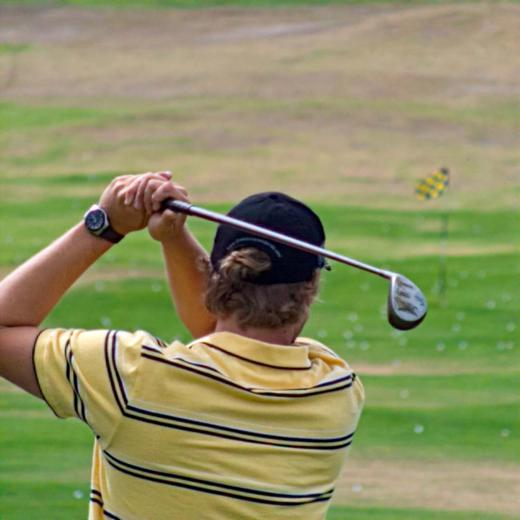
%> input picture lytro-01-A.jpg, 520 x 520 px
$ octave test.m   (GNU Octave 9; MATLAB toolbox functions it lacks are replaced by stand-ins)
%> lines starting %> are read from the running program, lines starting %| are printed output that depends on the picture
### fusion_metrix/fusion_metrix.m
function metrix_value = fusion_metrix(A,F,name)
%%%  NOTES:
%%%
%%%             algorithm                       indicator string
%%%             ---------------------------     ----------------
%%%             shannon entropy                 'SEN'
%%%             mean vaue                       'ME'
%%%             average gradient                'AVG'
%%%             standard deviation              'STD'
%%%             Perceptual Sharpness Index      'psi'
%%%             mean-squared error              'MSE'
%%%             peak signal-to-noise ratio      'PSNR'
%%%             structural similarity index     'SSIM'
%%%             visual information fidelity     'VIF'
%%%             pixel-based VIF                 'VIFP'
%%%             universal quality index         'UQI'
%%%             image fidelity criterion        'IFC'
%%%             noise quality measure           'NQM'
%%%             weighted signal-to-noise ratio  'WSNR'
%%%             signal-to-noise ratio           'SNR'
%%%             cross entropy                   'CEN'
%%%             mutual inforamtion              'MIN'
%%%             Q0 index                        'Q0I'
%%%             Qabf index                      'QABF'
metrix_name = lower(name);
reference_imageA = double(A);
distorted_image = double(F);
switch metrix_name
    case 'sen'
        metrix_value = one_image_metrix(distorted_image,metrix_name);
    case 'me'
        metrix_value = one_image_metrix(distorted_image,metrix_name);
    case 'avg'
        metrix_value = one_image_metrix(distorted_image,metrix_name);
    case 'std'
        metrix_value = one_image_metrix(distorted_image,metrix_name);
    case 'psi'
        metrix_value = one_image_metrix(distorted_image,metrix_name);
 %----------------------------------------------------------------------
    case 'mse'
       metrix_value = two_image_metrix(reference_imageA,distorted_image,metrix_name);

    case 'psnr'
        metrix_value = two_image_metrix(reference_imageA,distorted_image,metrix_name);
    case 'ssim'
        metrix_value = two_image_metrix(reference_imageA,distorted_image,metrix_name);

    case 'vif'
         metrix_value = two_image_metrix(reference_imageA,distorted_image,metrix_name);

    case 'vifp'
         metrix_value = two_image_metrix(reference_imageA,distorted_image,metrix_name);

    case 'uqi'
         metrix_value = two_image_metrix(reference_imageA,distorted_image,metrix_name);

    case 'ifc'
        metrix_value = two_image_metrix(reference_imageA,distorted_image,metrix_name);

    case 'nqm'
         metrix_value = two_image_metrix(reference_imageA,distorted_image,metrix_name);

    case 'wsnr'
        metrix_value = two_image_metrix(reference_imageA,distorted_image,metrix_name);

    case 'snr'
        metrix_value = two_image_metrix(reference_imageA,distorted_image,metrix_name);

    case 'cen'
        metrix_value = two_image_metrix(reference_imageA,distorted_image,metrix_name);

    case 'min'
        metrix_value = two_image_metrix(reference_imageA,distorted_image,metrix_name);

    case 'q0i'
        metrix_value = two_image_metrix(reference_imageA,distorted_image,metrix_name);
    otherwise
        metrix_value = NaN;
end

### fusion_metrix/PSI.m
function s = PSI( I, percentile )
% PSI(I) determines the perceptual sharpness s of an image I
%
%Reference:
%
%   C Feichtenhofer, H Fassold, P Schallauer
%   "A perceptual image sharpness metric based on local edge gradient
%   analysis", IEEE Signal Processing Letters, 20 (4), 379-382, 2013
%
%
%   Written by Christoph Feichtenhofer (cfeichtenhofer AT gmail.com)
%   feichtenhofer.github.io
%


%% Parameters
if nargin < 2
    percentile=22; % percentage of blocks to use for metric
end
% BLOCKSIZE [Def:32] Size for averaging of width measurements
% THRESHOLD_W [Def:2] Sum of widths in block to proccess block further
BLOCKSIZE = 32;
THRESHOLD_W = 2;


if ( size(I,3) > 1 )
    I = rgb2gray(I);
end

% sobel_tr [Def: []] If value is assigned, this is the constant sobel threshold,
sobel_tr = [];
[edges] = edge(I,'Sobel',sobel_tr);

I = double(I) / 255;

QUOTA_W = percentile/100;

row_blocks = floor(size(I,1)/BLOCKSIZE);
col_blocks = floor(size(I,2)/BLOCKSIZE);


%% calculate angles and round them, then calc. horz/vert widths.
[m, n] = size(I);
edge_widths = zeros(m,n);
widths_count = 0;

% calculate gradient
Ix = [I(:,2)-I(:,1), 0.5*(I(:,3:end)-I(:,1:end-2)), I(:,end)-I(:,end-1)];
Iy = [I(2,:)-I(1,:); 0.5*(I(3:end,:)-I(1:end-2,:)); I(end,:)-I(end-1,:)];

%% calculate gradient angle
phi = atan2(Iy,Ix)*180/pi;

%% calculate length for horizontal / vertical edges
t = 8; %angle tolerance t
w_JNB = 3;
[row_idx, col_idx] = find(edges);
for k=1:length(row_idx)
    i = row_idx(k);
    j = col_idx(k);
    width_up=0; width_down=0;
    if (Ix(i,j) == 0 && Iy(i,j) == 0)
        continue; % not really neccesary
    end
    %% check for horizontal edge, gradient pointing upwards -> ~ 90¡ã, ~ -270¡ã
    if( abs(phi(i,j)+90) < t )
        min = 0;
        max = 0;
        for d = 1:m
            up = i-d;
            if (up < 1)
                width_up =  - 1;
                break;
            end
            if( I(up,j) <= I(up+1,j) ) %up+1 is max
              width_up = d - 1;
              max = I(up+1,j);
              break;
            end
        end
        for d = 1:m
            down = i+d;
            if (down > m)
                width_down =  - 1;
                break;
            end
            if( I(down,j) >= I(down-1,j) ) % down-1 is min
                width_down = d - 1;
                min = I(down-1,j);
                break;
            end
        end
        if(width_up ~= -1 && width_down ~= -1)
            widths_count = widths_count+1;
            phi2 = (phi(i,j)+90)*pi/180;
            edge_widths(i,j) = (width_up+width_down)/cos(phi2);
            slope = (max-min) / edge_widths(i,j);
            if (edge_widths(i,j) >= w_JNB)
                edge_widths(i,j) = edge_widths(i,j) - slope;
            end
        end
    end

    %% check for horizontal edge, gradient pointing downwards - -> ~ -90¡ã, ~ 270¡ã
    if( abs(phi(i,j)-90) < t )
        min = 0;
        max = 0;
        for d = 1:m
            up = i-d;
            if (up < 1)
                width_up =  - 1;
                break;
            end
            if( I(up,j) >= I(up+1,j) ) % up+1 is min
                width_up = d - 1;
                min = I(up+1,j);
                break;
            end
        end
        for d = 1:m
            down = i+d;
            if (down > m)
                width_down =  - 1;
                break;
            end
            if( I(down,j) <= I(down-1,j) ) %down-1 is max
                width_down = d - 1;
                max = I(down-1,j);
                break;
            end
        end
        if(width_up ~= -1 && width_down ~= -1)
            widths_count = widths_count+1;
            phi2 = (phi(i,j)-90) *pi/180;
            edge_widths(i,j) = (width_up+width_down)/cos(phi2);
            slope = (max-min) / edge_widths(i,j);
            if (edge_widths(i,j) >= w_JNB)
                edge_widths(i,j) = edge_widths(i,j) - slope;
            end
        end
    end
end

%% calculate average edge widths in each block
avg_w = zeros(row_blocks,col_blocks);
for i=2:row_blocks-1 % skipping image borders
    for j=2:col_blocks-1
        block_row = (i-1)*BLOCKSIZE;
        block_col = (j-1)*BLOCKSIZE;
        block_widths = edge_widths(block_row+1:block_row+BLOCKSIZE,block_col+1:block_col+BLOCKSIZE);
        w_sum = sum(sum(block_widths));
        if ( w_sum >= THRESHOLD_W ) % enough widths found
            % calculate average width of the whole block
            avg_w(i,j) = w_sum / (sum(sum(block_widths ~= 0)));
        end
    end
end
avg_w = avg_w(avg_w ~= 0);
avg_w = avg_w(:);
nr_of_used_blocks = ceil( numel(avg_w) * QUOTA_W );
if (nr_of_used_blocks == 0)
    s = 0;
    return;
end

avg_sorted = sort(avg_w);
sharpest_edges = avg_sorted(1:nr_of_used_blocks);

if (widths_count == 0)
    s=0;
else
    s = numel(sharpest_edges) / sum(sharpest_edges);
end

end

### fusion_metrix/one_image_metrix.m
function metrix_value = one_image_metrix(image_F,name)
%%%  NOTES:
%%%
%%%             algorithm                       indicator string
%%%             ---------------------------     ----------------
%%%             shannon entropy                 'SEN'
%%%             mean vaue                       'ME'
%%%             average gradient                'AVG'
%%%             standard deviation              'STD'
%%%
metrix_name = lower(name);
distorted_image = double(image_F);
switch metrix_name
    case 'sen'
        metrix_value = entropy(uint8(distorted_image));
    case 'me'
        metrix_value = mean(distorted_image(:));
    case 'psi'
        metrix_value = PSI(uint8(distorted_image));
    case 'std'
        metrix_value = std(distorted_image(:));
    case 'avg'
        [m,n] = size(distorted_image);
        GM = zeros(m-1,n-1);
        for i=1:m-1
            for j=1:n-1
                GM(i,j) = (distorted_image(i+1,j) - distorted_image(i,j)).^2 + (distorted_image(i,j+1)-distorted_image(i,j)).^2;
            end
        end
        GM = sqrt(GM/2);
        metrix_value = sum(GM(:))/((m-1)*(n-1));
    otherwise
        metrix_value = NaN;
end

### fusion_metrix/metrix_mux.m
%%%%%%%%%%%%%%%%%%%%%%%%%%%%%%%%%%%%%%%%%%%%%%%%%%%%%%%%%%%%%%%%%%%%%%%%%%%%%%%%
%%%
%%%  FUNCTION:  metrix_mux
%%%
%%%  INPUTS:    reference_image     - original image data
%%%
%%%             query_image         - modified image data to be compared with
%%%                                   original image
%%%
%%%             metrix_indicator    - a series of letters (or a number) denoting
%%%                                   the assement algorithm to be used for this
%%%                                   comparison; names (and corresponding
%%%                                   numbers of supported algorithms are given
%%%                                   below.
%%%
%%%  OUTPUTS:   metrix_value        - value computed by the selected algorithm
%%%
%%%  CHANGES:   NONE
%%%
%%%  NOTES:     This routine is the generic gateway to all the quality
%%%             assessment algorithms included in the MeTriX MuX package.  The
%%%             API is simple; it requires an input reference image, an input
%%%             query image to be compared with the reference image, and an
%%%             algorithm name.  A list of all supported metrics is given here:
%%%
%%%             algorithm                       indicator string indicator value
%%%             ---------------------------     ---------------- ---------------
%%%             mean-squared error              'MSE'            1
%%%             peak signal-to-noise ratio      'PSNR'           2
%%%             structural similarity index     'SSIM'           3
%%%             multiscale SSIM index           'MSSIM'          4
%%%             visual signal-to-noise ratio    'VSNR'           5
%%%             visual information fidelity     'VIF'            6
%%%             pixel-based VIF                 'VIFP'           7
%%%             universal quality index         'UQI'            8
%%%             image fidelity criterion        'IFC'            9
%%%             noise quality measure           'NQM'            10
%%%             weighted signal-to-noise ratio  'WSNR'           11
%%%             signal-to-noise ratio           'SNR'            12
%%%
%%%             This function performs various kind of error checking, such
%%%             that each supported algorithm should "work" with any input image.
%%%             Some of the algorithms, for instance, use a multi-scale
%%%             space-frequency decomposition which requires the input signal
%%%             to be a certain size.  If any padding is required to make sure
%%%             a decomposition will function properly, it will be applied
%%%             automatically.  Also, most metrics are designed to operate on
%%%             a single color plane of data.  If a multi-plane image i
%%%             provided as input, this routine assumes that the data represents
%%%             an RGB image, and will extract the luminance component of the
%%%             image using the RGB->YCbCr transform utilized by the IJG JPEG
%%%             library.
%%%
%%%             The 'preprocess_metrix_mux' function is provided as a separate
%%%             routine in case a user intends to compute more than one
%%%             comparions using a specific input reference image.
%%%
%%%%%%%%%%%%%%%%%%%%%%%%%%%%%%%%%%%%%%%%%%%%%%%%%%%%%%%%%%%%%%%%%%%%%%%%%%%%%%%%

%%%%%%%%%%%%%%%%%%%%%%%%%%%%%%%%%%%%%%%%%%%%%%%%%%%%%%%%%%%%%%%%%%%%%%%%%%%%%%%%
%%%  Author:    Matthew Gaubatz
%%%  Version:   1.0
%%%  Date:      01/05/2007
%%%  %%%%%%%%%%%%%%%%%%%%%%%%%%%%%%%%%%%%%%%%%%%%%%%%%%%%%%%%%%%%%%%%%%%%%%%%%%%
%%%  Copyright (c) 2007 Visual Communications Lab, Cornell University
%%%  %%%%%%%%%%%%%%%%%%%%%%%%%%%%%%%%%%%%%%%%%%%%%%%%%%%%%%%%%%%%%%%%%%%%%%%%%%%
%%%  Permission to use, copy, modify, distribute and sell this software
%%%  and its documentation for any purpose is hereby granted without fee,
%%%  provided that the above copyright notice appear in all copies and
%%%  that both that copyright notice and this permission notice appear
%%%  in supporting documentation.  VCL makes no representations about
%%%  the suitability of this software for any purpose.
%%%  %%%%%%%%%%%%%%%%%%%%%%%%%%%%%%%%%%%%%%%%%%%%%%%%%%%%%%%%%%%%%%%%%%%%%%%%%%%
%%%  DISCLAIMER:
%%%  %%%%%%%%%%%%%%%%%%%%%%%%%%%%%%%%%%%%%%%%%%%%%%%%%%%%%%%%%%%%%%%%%%%%%%%%%%%
%%%  The code provided hereunder is provided as is without warranty
%%%  of any kind, either express or implied, including but not limited
%%%  to the implied warranties of merchantability and fitness for a
%%%  particular purpose.  The author(s) shall in no event be liable for
%%%  any damages whatsoever including direct, indirect, incidental,
%%%  consequential, loss of business profits or special damages.
%%%%%%%%%%%%%%%%%%%%%%%%%%%%%%%%%%%%%%%%%%%%%%%%%%%%%%%%%%%%%%%%%%%%%%%%%%%%%%%%


function [metrix_value] = metrix_mux( reference_image, query_image, metrix_indicator )

[H_reference,W_reference,D_reference] = size( reference_image );
[H_query,W_query,D_query] = size( query_image );

%%%
%%% check that the input images are actual images
%%%
if (H_reference == 0) | (W_reference == 0)
    error('Error [metrix_mux]:  Reference image is zero-dimensional!');
end
if (H_query == 0) | (W_query == 0)
    error('Error [metrix_mux]:  Query image is zero-dimensional!');
end

%%%
%%% check that the input images are the same size
%%%
if ( (H_reference ~= H_query) | (W_reference ~= W_query) | (D_reference ~= D_query) )
    error('Error [metrix_mux]:  Reference and query images are not the same size!');
end


metrix_name_cell = get_name_cell_metrix_mux;

if isstr( metrix_indicator )
    %%%
    %%% convert input string to upper case
    %%%
    metrix_name = lower( metrix_indicator );
else
    %%%
    %%% map metric indicator to a function name
    %%%
    if (metrix_indicator < 1) | (metrix_indicator > length( metrix_name_cell ))
        %%%
        %%% alert the user that the metric indicator is not valid
        %%%
        error( sprintf('Error [metric_mux]:  Input metric indicator %i is not between 1 and %i\n        (and therefore does not correspond to a supported metric).', metrix_indicator, length(metrix_name_cell) ) );
        error('        (and therefore does not correspond to a supported metric).');
    end
    metrix_indicator = max(1, min(length(metrix_name_cell), metrix_indicator));
    metrix_name = metrix_name_cell{ metrix_indicator };
end

%%%
%%% compute desired metric
%%%
for k = 1:length( metrix_name_cell )
    if strcmp( metrix_name, metrix_name_cell{k} ) ~= 0
        %%%
        %%% preprocess the input images
        %%%
        reference_image = preprocess_metrix_mux( reference_image, metrix_name_cell{k} );
        query_image = preprocess_metrix_mux( query_image, metrix_name_cell{k} );
        %%%
        %%% call the desired metric
        %%%
        metrix_value = feval( sprintf('metrix_%s',metrix_name), reference_image, query_image );
        return;
    end
end

%%%
%%% alert the user that the metrix indicator is not valid
%%%
error_str = sprintf('Error [metrix_mux]:  Input metrix indicator ''%s'' not recognized!\n\n', metrix_indicator);
error_str = [error_str sprintf('  A list of supported metrix indicator values is given below:\n\n')];;
for k = 1:length( metrix_name_cell )
    error_str = [error_str sprintf('  %i - ''%s''\n', k, metrix_name_cell{k})];
end
error( error_str );

### fusion_metrix/two_image_metrix.m
function metrix_value = two_image_metrix(image_A,image_F,name)
%%%  NOTES:
%%%
%%%             algorithm                       indicator string
%%%             ---------------------------     ----------------
%%%             mean-squared error              'MSE'
%%%             peak signal-to-noise ratio      'PSNR'
%%%             structural similarity index     'SSIM'
%%%             visual information fidelity     'VIF'
%%%             pixel-based VIF                 'VIFP'
%%%             universal quality index         'UQI'
%%%             image fidelity criterion        'IFC'
%%%             noise quality measure           'NQM'
%%%             weighted signal-to-noise ratio  'WSNR'
%%%             signal-to-noise ratio           'SNR'
%%%             cross entropy                   'CEN'
%%%             mutual inforamtion              'MIN'
%%%             Q0 index                        'Q0I'
%%%
metrix_name = lower(name);
reference_image = double(image_A);
distorted_image = double(image_F);
switch metrix_name
    case 'mse'
        metrix_value = metrix_mux( reference_image, distorted_image,metrix_name);
    case 'psnr'
        metrix_value = metrix_mux( reference_image, distorted_image,metrix_name);
    case 'ssim'
        metrix_value = metrix_mux( reference_image, distorted_image,metrix_name);
    case 'vif'
        metrix_value = metrix_mux( reference_image, distorted_image,metrix_name);
    case 'vifp'
        metrix_value = metrix_mux( reference_image, distorted_image,metrix_name);
    case 'uqi'
        metrix_value = metrix_mux( reference_image, distorted_image,metrix_name);
    case 'ifc'
        metrix_value = metrix_mux( reference_image, distorted_image,metrix_name);
    case 'nqm'
        metrix_value = metrix_mux( reference_image, distorted_image,metrix_name);
    case 'wsnr'
        metrix_value = metrix_mux( reference_image, distorted_image,metrix_name);
    case 'snr'
        metrix_value = metrix_mux( reference_image, distorted_image,metrix_name);
    case 'cen'
        metrix_value = cross_entropy(reference_image, distorted_image);
    case 'min'
         metrix_value = mutual_information(reference_image, distorted_image);
    case 'q0i'
         metrix_value = img_Q0(reference_image, distorted_image);
    otherwise
        metrix_value = NaN;
end

### fusion_metrix/get_name_cell_metrix_mux.m
%%%%%%%%%%%%%%%%%%%%%%%%%%%%%%%%%%%%%%%%%%%%%%%%%%%%%%%%%%%%%%%%%%%%%%%%%%%%%%%%
%%%
%%%  FUNCTION:  get_name_cell_metrix_mux
%%%
%%%  INPUTS:    NONE
%%%
%%%  OUTPUTS:   A cell containg the names of all metrix indicator strings
%%%             associated with metrics supported by the MeTriX MuX
%%%             package.
%%%
%%%  CHANGES:   NONE
%%%
%%%  NOTES:     If support for an additional algorithm is added, an appropriate
%%%             indicator string should be added using this routine.
%%%
%%%%%%%%%%%%%%%%%%%%%%%%%%%%%%%%%%%%%%%%%%%%%%%%%%%%%%%%%%%%%%%%%%%%%%%%%%%%%%%%

%%%%%%%%%%%%%%%%%%%%%%%%%%%%%%%%%%%%%%%%%%%%%%%%%%%%%%%%%%%%%%%%%%%%%%%%%%%%%%%%
%%%  Author:    Matthew Gaubatz
%%%  Version:   1.1
%%%  Date:      01/05/2007
%%%  %%%%%%%%%%%%%%%%%%%%%%%%%%%%%%%%%%%%%%%%%%%%%%%%%%%%%%%%%%%%%%%%%%%%%%%%%%%
%%%  Copyright (c) 2007 Visual Communications Lab, Cornell University
%%%  %%%%%%%%%%%%%%%%%%%%%%%%%%%%%%%%%%%%%%%%%%%%%%%%%%%%%%%%%%%%%%%%%%%%%%%%%%%
%%%  Permission to use, copy, modify, distribute and sell this software
%%%  and its documentation for any purpose is hereby granted without fee,
%%%  provided that the above copyright notice appear in all copies and
%%%  that both that copyright notice and this permission notice appear
%%%  in supporting documentation.  VCL makes no representations about
%%%  the suitability of this software for any purpose.
%%%  %%%%%%%%%%%%%%%%%%%%%%%%%%%%%%%%%%%%%%%%%%%%%%%%%%%%%%%%%%%%%%%%%%%%%%%%%%%
%%%  DISCLAIMER:
%%%  %%%%%%%%%%%%%%%%%%%%%%%%%%%%%%%%%%%%%%%%%%%%%%%%%%%%%%%%%%%%%%%%%%%%%%%%%%%
%%%  The code provided hereunder is provided as is without warranty
%%%  of any kind, either express or implied, including but not limited
%%%  to the implied warranties of merchantability and fitness for a
%%%  particular purpose.  The author(s) shall in no event be liable for
%%%  any damages whatsoever including direct, indirect, incidental,
%%%  consequential, loss of business profits or special damages.
%%%%%%%%%%%%%%%%%%%%%%%%%%%%%%%%%%%%%%%%%%%%%%%%%%%%%%%%%%%%%%%%%%%%%%%%%%%%%%%%

function metrix_name_cell = get_name_cell_metrix_mux

metrix_name_cell{1} = 'mse';
metrix_name_cell{2} = 'psnr';
metrix_name_cell{3} = 'ssim';
metrix_name_cell{4} = 'mssim';
metrix_name_cell{5} = 'vsnr';
metrix_name_cell{6} = 'vif';
metrix_name_cell{7} = 'vifp';
metrix_name_cell{8} = 'uqi';
metrix_name_cell{9} = 'ifc';
metrix_name_cell{10} = 'nqm';
metrix_name_cell{11} = 'wsnr';
metrix_name_cell{12} = 'snr';

### test.m
clc
clear all
tic

A=imread('lytro-01-A.jpg');
%> A is the input picture: size 520x520x3 uint8; mean R, G, B 141, 142.1, 99
F=imread('lytro-01-B.jpg');
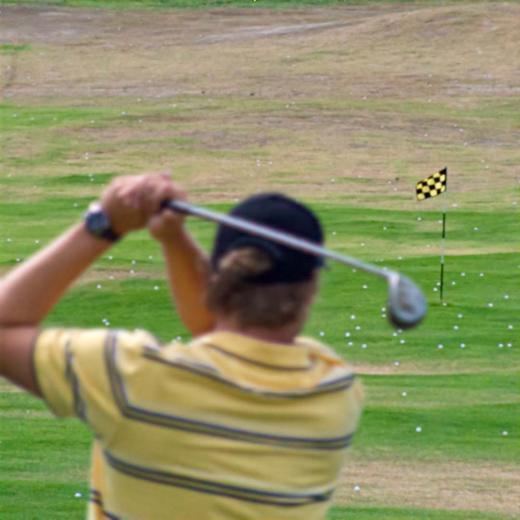
%> input picture lytro-01-B.jpg, 520 x 520 px
%> F is the input picture: size 520x520x3 uint8; mean R, G, B 142, 143.3, 99.9
A=rgb2gray(A);
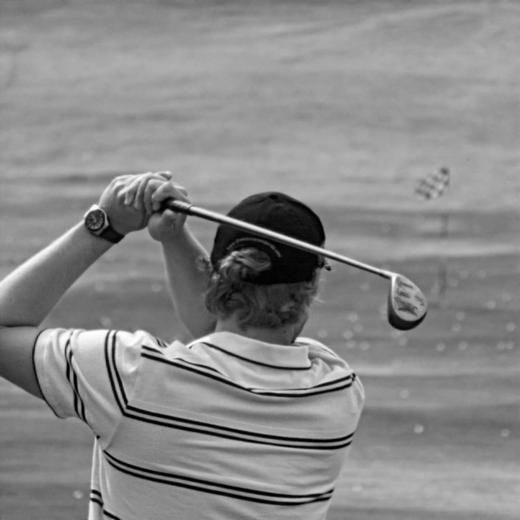
%> A: size 520x520 uint8; min 0, max 254, mean 136.9
F=rgb2gray(F);
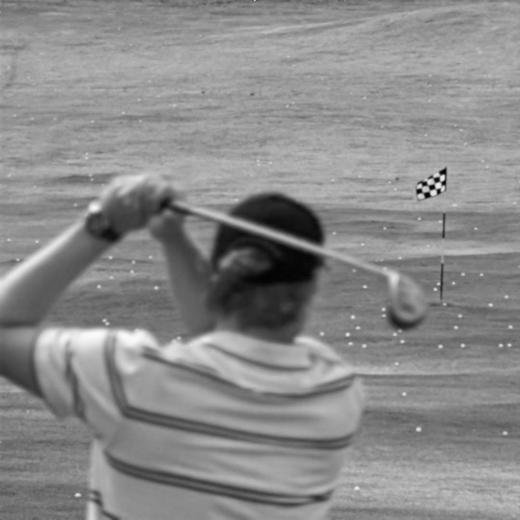
%> F: size 520x520 uint8; min 2, max 251, mean 138
A=imresize(A,[256,256]);
%> A: size 256x256 uint8
F=imresize(F,[256,256]);
%> F: size 256x256 uint8

cd C:\Users\liyemei\Desktop\metrics\fusion_metrix
pnsr=fusion_metrix(A,F,'psi');
%> in PSI, `[edges] = edge(I,'Sobel',sobel_tr);`:
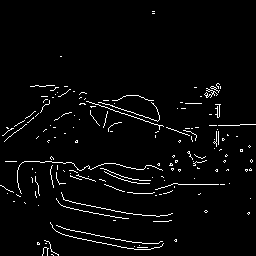
%> edges: size 256x256 logical; 3.2% white in thin lines or dots
%> in PSI, `Ix = [I(:,2)-I(:,1), 0.5*(I(:,3:end)-I(:,1:end-2)), I(:,end)-I(:,end-1..`:
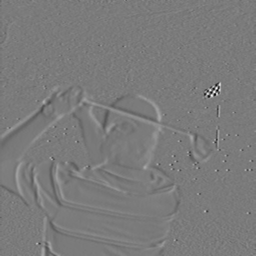
%> Ix: size 256x256 double; min -0.408, max 0.435, mean 6.06e-05; drawn with min black and max white
%> (the rest of the program and of its run is left out)
